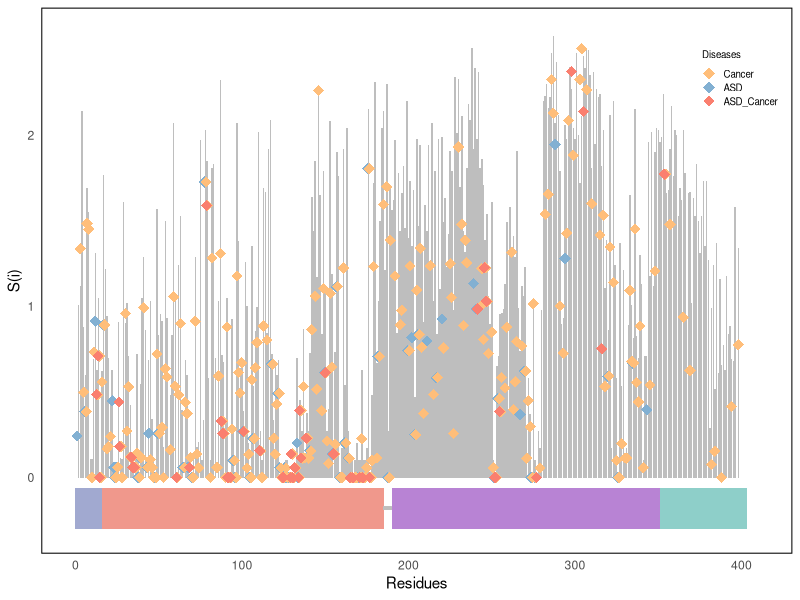
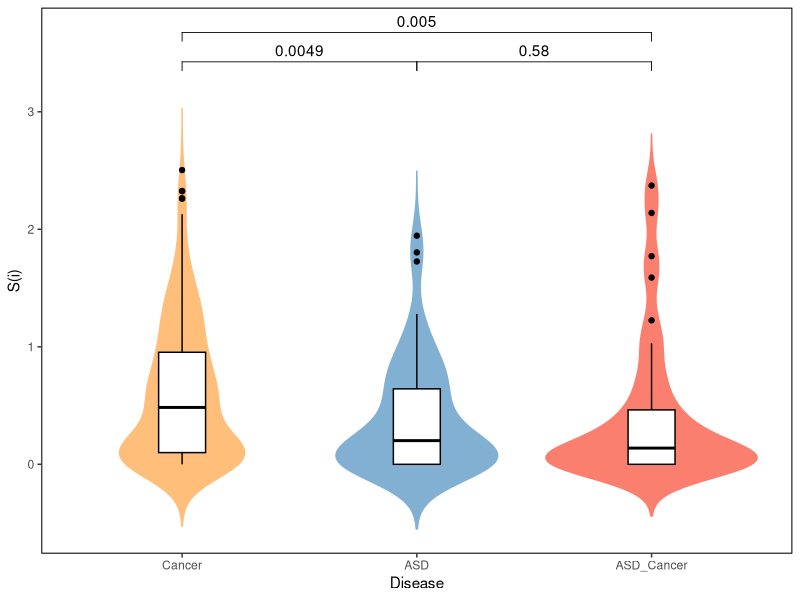

Recreate these plots in R, in order.
library(dplyr)
library(ggplot2)
library(cowplot)
library(ggpubr)

# read data
setwd("/Users/wangjingran/Desktop/Research")
paras <- read.table("data/paras.txt", header = TRUE)
all_en <- read.table("data/Si.csv",sep = ',',header = T)
colnames(all_en) <- c("residue","Entropy")
data <- paras[c(1,2,5)]
data <- data %>% group_by(residue) %>% distinct(Disease, .keep_all = TRUE)
breaks <- c(0, 15, 184, 189, 350, 403)
Region <- cut(data$residue, breaks, 
                   labels = c("PBD", "PD", " ", "C2D", "CTT"), 
                   include.lowest = TRUE)
data$Region <- Region

# region
start <- c(0, 16, 185, 190, 351)
end <- c(16, 185, 190, 351, 403)
for (i in 1:nrow(data)) {
  if (data$Region[i] == "PBD") {
    data$start[i] <- start[1]
    data$end[i] <- end[1]
  } else if (data$Region[i] == "PD") {
    data$start[i] <- start[2]
    data$end[i]<-  end[2]
  }else if (data$Region[i] == " ") {
    data$start[i] <- start[3]
    data$end[i]<-  end[3]
  } else if (data$Region[i] == "C2D") {
    data$start[i] <- start[4]
    data$end[i] <- end[4]
  } else if (data$Region[i] == "CTT") {
    data$start[i] <- start[5]
    data$end[i] <- end[5] 
  }
}

# Entropy
p_en <- ggplot(all_en, aes(x = residue, y = Entropy)) + 
 geom_bar(stat = "identity",
           color = "transparent", 
           fill = "grey",
          width = 0.9)+
  
  labs(x="Residues", y="S(i)", color="Diseases", shape="Diseases") + 
  theme_bw()
p_en <- p_en + geom_point(data=data,aes(x=residue,y=Entropy,color=Disease), position = position_jitterdodge(jitter.width = 0, dodge.width = 1.7),size=3.5,pch=18) + 
  scale_colour_manual(values=c("#FFBE7A","#82B0D2", "#FA7F6F"),breaks = c("Cancer","ASD", "ASD_Cancer"))
p_en <- p_en + scale_x_continuous(limits = c(0,410)) + scale_y_continuous(limits = c(-0.3,2.6))
p_en <- p_en + geom_rect(data = data, aes(xmin = start, xmax = end, ymin = -0.3, ymax = -0.06, fill = Region),color = "transparent")  +
  scale_fill_manual(values = c("PBD" = '#A1A9D0', "PD" = '#F0988C'," " = "transparent", "C2D" = '#B883D4', "CTT" = "#8ECFC9")) +
  geom_segment(aes(x = 185, y = -0.18, xend = 190, yend = -0.18), color = "grey", linetype = "solid", size = 1)+
  theme_minimal()
p_en <- p_en + theme(panel.border = element_rect(linetype = 'solid', colour = 'black',fill = NA,size = 0.7),
                 panel.grid.major = element_blank(),
                 panel.grid.minor = element_blank())
p_en <- p_en + theme(legend.title = element_text(size = 7), 
                  legend.text = element_text(size = 7),
                  legend.position = c(0.93,0.87),legend.key.size = unit(0.01,"cm"),panel.grid = element_blank()) + guides(fill = "none")
ggsave(p_en, file="figure/Entropy.pdf", width = 9, height=4)

# Violin
p1 <- ggplot(data, aes(x=factor(Disease, levels=c("Cancer","ASD", "ASD_Cancer")), y=Entropy, fill=Disease, color = Disease)) +
  geom_violin(trim=FALSE) +
  theme(legend.position = "none") +
  theme(panel.border = element_blank()) +
  geom_boxplot(width=0.2, fill="white", color="black") +
  scale_fill_manual(values=c("#FFBE7A","#82B0D2", "#FA7F6F"),limits=c("Cancer","ASD", "ASD_Cancer")) +
  scale_color_manual(values=c("#FFBE7A", "#82B0D2", "#FA7F6F"),limits=c("Cancer","ASD", "ASD_Cancer")) +
  labs(x="Disease", y="S(i)", fill="Disease") +
  theme_classic()
my_comparisons <- list(c("Cancer","ASD"), c("Cancer","ASD_Cancer"), c("ASD","ASD_Cancer"))
p1 <- p1 + stat_compare_means(comparisons = my_comparisons,
                       label.y = c(3.3,3.55,3.3),
                       method = "wilcox.test")
p1 <- p1 + theme(legend.position = "none",panel.grid = element_blank())
p1 <- p1 + theme(axis.line = element_blank(),
                 panel.border = element_rect(linetype = 'solid', colour = 'black',fill = NA,size = 0.7),
                 panel.grid.major = element_blank(),
                 panel.grid.minor = element_blank())
ggsave(p1, file="figure/EntoryV.pdf", width = 4, height = 4)